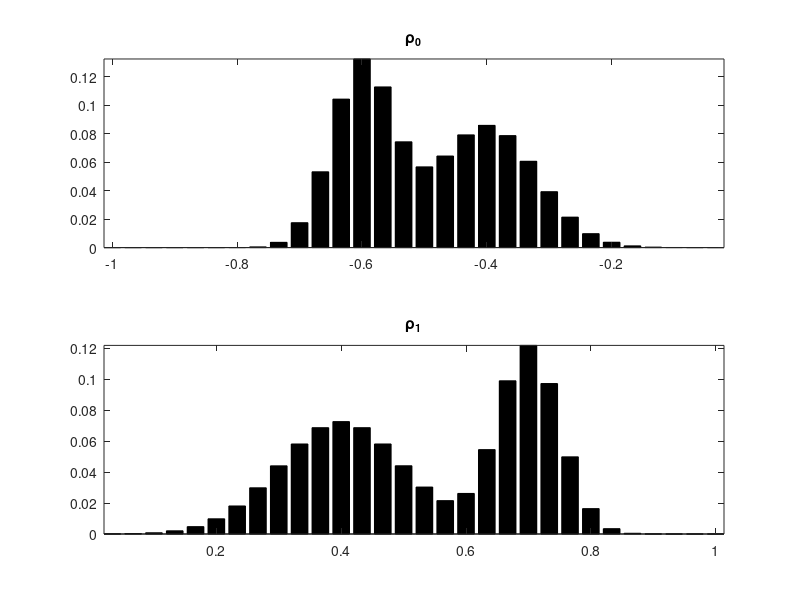

This chart was generated by the following MATLAB code: (Note: this script raises an error after producing the figure.)
%% Relaxed Gaussian transportation
%% OMT: Departure and Arriving at different time
% In this generalization?we consider the case when the particles departure 
% and arrival at different time. Different from the classic optimal mass
% transport problem, in which all the particles have to leave at t0 and
% arrive at tf, we consider a constraint so that the their is limitation of
% how much the mass can leave/arrive in a unit of time. The code provides
% a numerical approach of such problem so that we consider (x,y,t0,t1) so 
% that x,y is the location of the particles and t0(x) is the departure time
% of mass at x and t1(y) is the arrival time of the particle goes to y.

% Moreover, t0,t1 can be bounded so that instead of giving the explict
% departure/arrival times, we put a constraint of the quatity of the particle
% that allowed to leave/arrive at the time interval.

%% Define the p,q at x,y and the time function t0,t1
clear all
clc

n1 = 30;  % (not exceed 1000)
n2 = 30;  % (not exceed 1000)

x = (0.0001:n1-1+0.0001)'/n1-1; % x \in [-1,0]
y = (1-0.0002:n2-0.0002)'/n2;     % y \in [ 0,1]

% Useful functions 
normalize = @(a)a/sum(a(:));                           % Normalization function 
Gaussian = @(x,t0,sigma)exp( -(x-t0).^2/(2*sigma^2) ); % Gaussian distribution generator

sigma1 = .02; sigma2 = .03; sigma3 = .04; sigma4 = .1;
% Marginal p
p = 2.*Gaussian(x, -.4, 0.08) + 3.*Gaussian(x, -.6,.05 );
% Marginal q
q = 3.*Gaussian(y, .4,  0.1) + 5.*Gaussian(y, .7, .05);



p = normalize(p);
q = normalize(q);

% Plot the two distributions p and q
figure()
subplot(2,1,1);
bar(x, p, 'k'); axis tight;
title('\rho_{0}')
subplot(2,1,2);
bar(y, q, 'k'); axis tight;
title('\rho_{1}')


%% Define the time t_{i} \in [0, T] (tk):
% Discretization of the time mariginal by nt (not exceed 500)
nt0 = 100;
nt1 = 100;
% Define the time interval [0,T], notice that T is not neccesary to be 1.
T = 1;
% t0 = 1/2*T*(0+0.01:nt0-0.01)'/nt0;
% t1 = 1/2*T*(0+0.01:nt1-0.01)'/nt1+0.5;

t0 = T*(1-0.01:nt0-0.01)'/nt0;
t1 = T*(1-0.01:nt1-0.01)'/nt1;
%% Define the weighted cost function C(x,y,t):

%% C(x,y,t0,t1) = (y-x)^2/(t1-t0) + extra
%%%%%%%%%%%%%%%%%%%%%%%%%%%%%%%%%%%%%%%%%%%%%

% epsilon = 1;
[X,Y,T0,T1] = ndgrid(x,y,t0,t1);

C = T0./X.^2 + (Y-X).^2 - T1./Y.^2;
% C = -exp(X).*exp(-T0) + (Y-X).^2 + exp(-Y).*exp(-T1);

%% CVX solver 
% The CVX solver: MOSEK needs to be installed. 
% The sum function in the CVX package do not support high dimension summation
% The capacity constraint should be larger than 1: cap*T/nt>1

% Define the capacity 
cap1 = 1.1;  % nice bound cap = 1.6 ,3
cap2 = 5;  % nice bound cap = 1.6 ,3
capacity1 = cap1*T/nt0;
capacity2 = cap2*T/nt1;

cvx_begin
cvx_solver mosek
cvx_precision best  % Options: low, medium, default, high, best
    variable Pi(n1,n2,nt0,nt1)
    variable Dt(nt0)
    variable At(nt1)
    minimize( sum( sum( sum( sum(C.*Pi) ) ) ) )
    subject to  
    % Define multi-marginal coupling counstraints:
    % 1.Marginal constraints on x coordinate
      squeeze( sum(sum(sum(permute(Pi,[2,3,4,1])))) ) == p;
    % 2.Marginal constraints on y coordinate   
      squeeze( sum(sum(sum(permute(Pi,[3,4,1,2])))) ) == q;
    % 3.Marinigal on t0-coordinate
      squeeze( sum(sum(sum(permute(Pi,[4,1,2,3])))) ) == Dt;
    % 4.Marinigal on t1-coordinate
      squeeze( sum(sum(sum(Pi))) ) == At; 
    % 4.Element-wise lower bound for \Pi
      Pi >= 0;
    % 5.Capacity/Toll constraints
      0 <= Dt <= capacity1;    % r1_{k} with upperbound,
      % 0 <= Dt;                  % r1_{k} without upperbound.
      0 <= At <= capacity2;    % r2_{k} with upperbound,
      % 0 <= At;                  % r2_{k} without upperbound.      
cvx_end


%% Constraints and Marginals checking
fprintf('Constraints deviation (should be 0):'); 
sum( squeeze( sum(sum(sum(permute(Pi,[2,3,4,1])))) ) - p )
sum( squeeze( sum(sum(sum(permute(Pi,[3,4,1,2])))) ) - q )
sum( squeeze( sum(sum(sum(permute(Pi,[4,1,2,3])))) )- Dt )
sum( squeeze( sum(sum(sum(Pi))) ) - At )

% Show that t marginal is a prbability measure
fprintf('Time marginals probability vector check (should be 1):'); 
sum(Dt)
sum(At)


%% Plot x-t0 coupling and y-t1 coupling
pt0Coupling = squeeze(sum(Pi,[2,4]));
qt1Coupling = squeeze(sum(Pi,[1,3]));
pqCoupling  = squeeze(sum(Pi,[3,4]));


figure()
hold on 
area(x, -p, 'FaceColor', [0 0.4470 0.7410]);
plot(Dt, t0,'LineWidth',2, 'Color', [0.4660 0.6740 0.1880]);
% area(Dt',t0');
XX1 = [0 max(Dt) max(Dt) 0];
list1 = find(Dt==max(Dt));
list2 = find(Dt==0);
YY1 = [t0(list1(1)) t0(list1(1)) t0(list1(end)) t0(list1(end))];
patch(XX1,YY1,[0.4660 0.6740 0.1880]);

% Coupling plot
[I,J] = find(pt0Coupling>0.005);
 for i=1:length(I)
     pt_assignement = plot(x(I(i)),t0(J(i)),'o','Color','k','MarkerSize',...
     200*pt0Coupling(I(i),J(i)),'MarkerFaceColor','k');
 end

hold off
xlabel('X','FontSize',18)
ylabel('T_{dep}','FontSize',18)
axis tight
title('Coupling: (\mu, t_{dep})','FontSize',18)

%%
figure()
hold on
area(y, -q, 'FaceColor', [0.6350 0.0780 0.1840]);
plot(-At,t1,'LineWidth',2,'Color', [0.4660 0.6740 0.1880]);

XX2 = 1*[0 -max(At) -max(At) 0];
list1 = find(At==max(At));
list2 = find(At==0);
YY2 = [t1(list1(1)) t1(list1(1)) t1(list1(end)) t1(list1(end))];
patch(XX2,YY2,[0.4660 0.6740 0.1880]);

[I,J] = find(qt1Coupling>0.005);
 for i=1:length(I)
     pt_assignement = plot(y(I(i)),t1(J(i)),'o','Color','k','MarkerSize',...
     300*qt1Coupling(I(i),J(i)),'MarkerFaceColor','k');
 end
hold off
axis tight;
title('Coupling: (\nu, t_{arr})','FontSize',18)
xlabel('Y','FontSize',18)
ylabel('T_1','FontSize',18)


%%
figure()
hold on
plot(x, p, 'LineWidth',2);
plot(-q, y, 'LineWidth',2,'Color',[0.6350 0.0780 0.1840]);

[I,J] = find(pqCoupling>0.005);
 for i=1:length(I)
     pt_assignement = plot(x(I(i)),y(J(i)),'-o','Color','k','MarkerSize',...
     200*pqCoupling(I(i),J(i)),'MarkerFaceColor','k');
 end
 
hold off
axis tight;
title('Coupling:(\mu,\nu)','FontSize',18)
xlabel('X','FontSize',18)
ylabel('Y','FontSize',18)

% view(-90, 90) %# Swap the axes
% set(gca, 'ydir', 'reverse'); %# Reverse the y-axis (Optional step)



%% One figure for paper
figure()
subplot(3,3,[1,5]);
%%%%%%%%%%%%%%%%%%%%%%%%%%%%%%
hold on
plot(x, p, 'LineWidth',2);
plot(-q, y, 'LineWidth',2,'Color',[0.6350 0.0780 0.1840]);

[I,J] = find(pqCoupling>0.005);
 for i=1:length(I)
     pt_assignement = plot(x(I(i)),y(J(i)),'-o','Color','k','MarkerSize',...
     100*pqCoupling(I(i),J(i)),'MarkerFaceColor','k');
 end
 
hold off
axis tight;
ttl = title('(\mu,\nu)','FontSize',12);
xlabel('x','FontSize',12)
ylabel('y','FontSize',12)



subplot(3,3,[7,8]);
%%%%%%%%%%%%%%%%%%%%%%%%%%%%%%
hold on 
area(x, -p, 'FaceColor', [0 0.4470 0.7410]);
plot(Dt, t0,'LineWidth',2, 'Color', [0.4660 0.6740 0.1880]);
% area(Dt',t0');
XX1 = 3*[0 max(Dt) max(Dt) 0];
list1 = find(Dt==max(Dt));
list2 = find(Dt==0);
YY1 = [t0(list1(1)) t0(list1(1)) t0(list1(end)) t0(list1(end))];
patch(XX1,YY1,[0.4660 0.6740 0.1880]);

% Coupling plot
[I,J] = find(pt0Coupling>0.005);
 for i=1:length(I)
     pt_assignement = plot(x(I(i)),t0(J(i)),'o','Color','k','MarkerSize',...
     120*pt0Coupling(I(i),J(i)),'MarkerFaceColor','k');
 end

hold off
xlabel('x','FontSize',12)
ylabel('t_{dep}','FontSize',12)
axis tight
%title('(\mu, t_{dep})','FontSize',12)



subplot(3,3,[3,6]);
%%%%%%%%%%%%%%%%%%%%%%%%%%%%%
hold on
area(y, -q, 'FaceColor', [0.6350 0.0780 0.1840]);
plot(-At,t1,'LineWidth',2,'Color', [0.4660 0.6740 0.1880]);

XX2 = 3*[0 -max(At) -max(At) 0];
list1 = find(At==max(At));
list2 = find(At==0);
YY2 = [t1(list1(1)) t1(list1(1)) t1(list1(end)) t1(list1(end))];
patch(XX2,YY2,[0.4660 0.6740 0.1880]);

[I,J] = find(qt1Coupling>0.005);
 for i=1:length(I)
     pt_assignement = plot(y(I(i)),t1(J(i)),'o','Color','k','MarkerSize',...
     80*qt1Coupling(I(i),J(i)),'MarkerFaceColor','k'); % 200 radius for plot 1.6
 end
 
hold off
view(90, -90) %# Swap the axes
axis tight;
%title('(\nu, t_{arr})','FontSize',12)
xlabel('y','FontSize',12)
ylabel('t_{arr}','FontSize',12)






%% One figure for paper (version 2)
figure()
subplot(3,3,[1,5]);
%%%%%%%%%%%%%%%%%%%%%%%%%%%%%%
hold on
plot(x, p, 'LineWidth',2);
plot(-q, y, 'LineWidth',2,'Color',[0.6350 0.0780 0.1840]);

[I,J] = find(pqCoupling>0.005);
 for i=1:length(I)
     pt_assignement = plot(x(I(i)),y(J(i)),'-o','Color','k','MarkerSize',...
     100*pqCoupling(I(i),J(i)),'MarkerFaceColor','k');
 end
 
hold off
axis tight;
% xlabel('x','FontSize',12)
ylabel('y','FontSize',12)



subplot(3,3,[7,8]);
%%%%%%%%%%%%%%%%%%%%%%%%%%%%%%
hold on 
area(x, p, 'FaceColor', [0 0.4470 0.7410]);
plot(-Dt, t0,'LineWidth',2, 'Color', [0.4660 0.6740 0.1880]);
% area(Dt',t0');
XX1 = -3*[0 max(Dt) max(Dt) 0];
list1 = find(Dt==max(Dt));
list2 = find(Dt==0);
YY1 = [t0(list1(1)) t0(list1(1)) t0(list1(end)) t0(list1(end))];
patch(XX1,YY1,[0.4660 0.6740 0.1880]);

% Coupling plot
[I,J] = find(pt0Coupling>0.005);
 for i=1:length(I)
     pt_assignement = plot(x(I(i)),t0(J(i)),'o','Color','k','MarkerSize',...
     120*pt0Coupling(I(i),J(i)),'MarkerFaceColor','k');
 end

hold off
xlabel('x','FontSize',12)
ylabel('t_{d}','FontSize',12)
axis tight


subplot(3,3,[3,6]);
hold on
area(y, q, 'FaceColor', [0.6350 0.0780 0.1840]);
plot(At,t1,'LineWidth',2,'Color', [0.4660 0.6740 0.1880]);

XX2 = -3*[0 -max(At) -max(At) 0];
list1 = find(At==max(At));
list2 = find(At==0);
YY2 = [t1(list1(1)) t1(list1(1)) t1(list1(end)) t1(list1(end))];
patch(XX2,YY2,[0.4660 0.6740 0.1880]);

[I,J] = find(qt1Coupling>0.005);
 for i=1:length(I)
     pt_assignement = plot(y(I(i)),t1(J(i)),'o','Color','k','MarkerSize',...
     80*qt1Coupling(I(i),J(i)),'MarkerFaceColor','k'); % 200 radius for plot 1.6
 end
 
hold off
view(90, -90)
axis tight;
%xlabel('y','FontSize',12)
ylabel('t_{a}','FontSize',12)




%%
%%%%%%%%%%%%%%%%%%%%%%%%%%%%%%%%%%%%%%%%%%%%%%%%%%%%%%%%%%%%%%%%%%%%%%%%%%%
% figure()
% hold on 
% area(x,-p);
% plot(Dt,t0,'LineWidth',2);
% % area(Dt',t0');
% XX1 = [0 max(Dt) max(Dt) 0];
% list1 = find(Dt==max(Dt));
% list2 = find(Dt==0);
% % YY1 = [0 t0(list1(1)) t0(list1(end)) t0(list2(1))];
% % patch(XX1,YY1,[0.8500 0.3250 0.0980]);
% 
% % Coupling plot
% [I,J] = find(pt0Coupling>0.005);
%  for i=1:length(I)
%      pt_assignement = plot(x(I(i)),t0(J(i)),'o','Color','k','MarkerFaceColor','k');
%  end
% 
% hold off
% xlabel('X','FontSize',18)
% ylabel('T_{dep}','FontSize',18)
% axis tight
% title('Coupling: (\mu, t_{dep})','FontSize',18)

%%

% figure()
% hold on
% area(y, -q);
% plot(-At,t1,'LineWidth',2);
% 
% XX2 = [0 -max(At) -max(At) 0];
% list1 = find(At==max(At));
% list2 = find(At==0);
% % YY2 = [t1(list2(end-1)) t1(list1(1)) t1(list1(end)) 1];
% % patch(XX2,YY2,[0.8500 0.3250 0.0980]);
% 
% [I,J] = find(qt1Coupling>0.005);
%  for i=1:length(I)
%      pt_assignement = plot(y(I(i)),t1(J(i)),'o','Color','k','MarkerFaceColor','k');
%  end
% hold off
% axis tight;
% title('Coupling: (\nu, t_{arr})','FontSize',18)
% xlabel('Y','FontSize',18)
% ylabel('T_1','FontSize',18)


%%

% figure()
% hold on
% plot(x, p, 'LineWidth',2);
% plot(-q, y, 'LineWidth',2);
% [I,J] = find(pqCoupling>0.005);
%  for i=1:length(I)
%      pt_assignement = plot(x(I(i)),y(J(i)),'-o','Color','k','MarkerFaceColor','k');
%  end
%  
% hold off
% axis tight;
% title('Coupling:(\mu,\nu)','FontSize',18)
% xlabel('X','FontSize',18)
% ylabel('Y','FontSize',18)
















